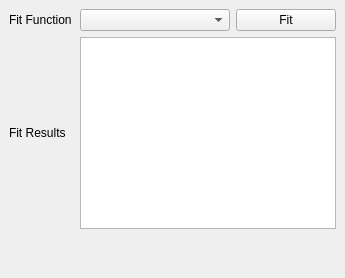
         <widget class="QDockWidget" name="odmr_fit_DockWidget">
          <property name="sizePolicy">
           <sizepolicy hsizetype="Fixed" vsizetype="Fixed">
            <horstretch>0</horstretch>
            <verstretch>0</verstretch>
           </sizepolicy>
          </property>
          <property name="windowTitle">
           <string>Fit X</string>
          </property>
          <widget class="QWidget" name="dockWidgetContents_6">
           <layout class="QGridLayout" name="gridLayout_13">
            <item row="0" column="0">
             <layout class="QGridLayout" name="gridLayout_11">
              <item row="0" column="0">
               <widget class="QLabel" name="label_10">
                <property name="maximumSize">
                 <size>
                  <width>65</width>
                  <height>16777215</height>
                 </size>
                </property>
                <property name="text">
                 <string>Fit Function :</string>
                </property>
               </widget>
              </item>
              <item row="0" column="1">
               <widget class="FitSettingsComboBox" name="fit_methods_ComboBox">
                <property name="minimumSize">
                 <size>
                  <width>150</width>
                  <height>0</height>
                 </size>
                </property>
                <property name="maximumSize">
                 <size>
                  <width>150</width>
                  <height>16777215</height>
                 </size>
                </property>
               </widget>
              </item>
              <item row="1" column="0">
               <widget class="QLabel" name="label_13">
                <property name="maximumSize">
                 <size>
                  <width>65</width>
                  <height>16777215</height>
                 </size>
                </property>
                <property name="text">
                 <string>Fit Results   :</string>
                </property>
               </widget>
              </item>
              <item row="1" column="1" colspan="2">
               <widget class="QTextBrowser" name="x_fit_result"/>
              </item>
              <item row="0" column="2">
               <widget class="QPushButton" name="do_x_fit_PushButton">
                <property name="text">
                 <string>Fit</string>
                </property>
               </widget>
              </item>
             </layout>
            </item>
            <item row="1" column="0">
             <spacer name="verticalSpacer">
              <property name="orientation">
               <enum>Qt::Vertical</enum>
              </property>
              <property name="sizeHint" stdset="0">
               <size>
                <width>20</width>
                <height>40</height>
               </size>
              </property>
             </spacer>
            </item>
           </layout>
          </widget>
         </widget>
